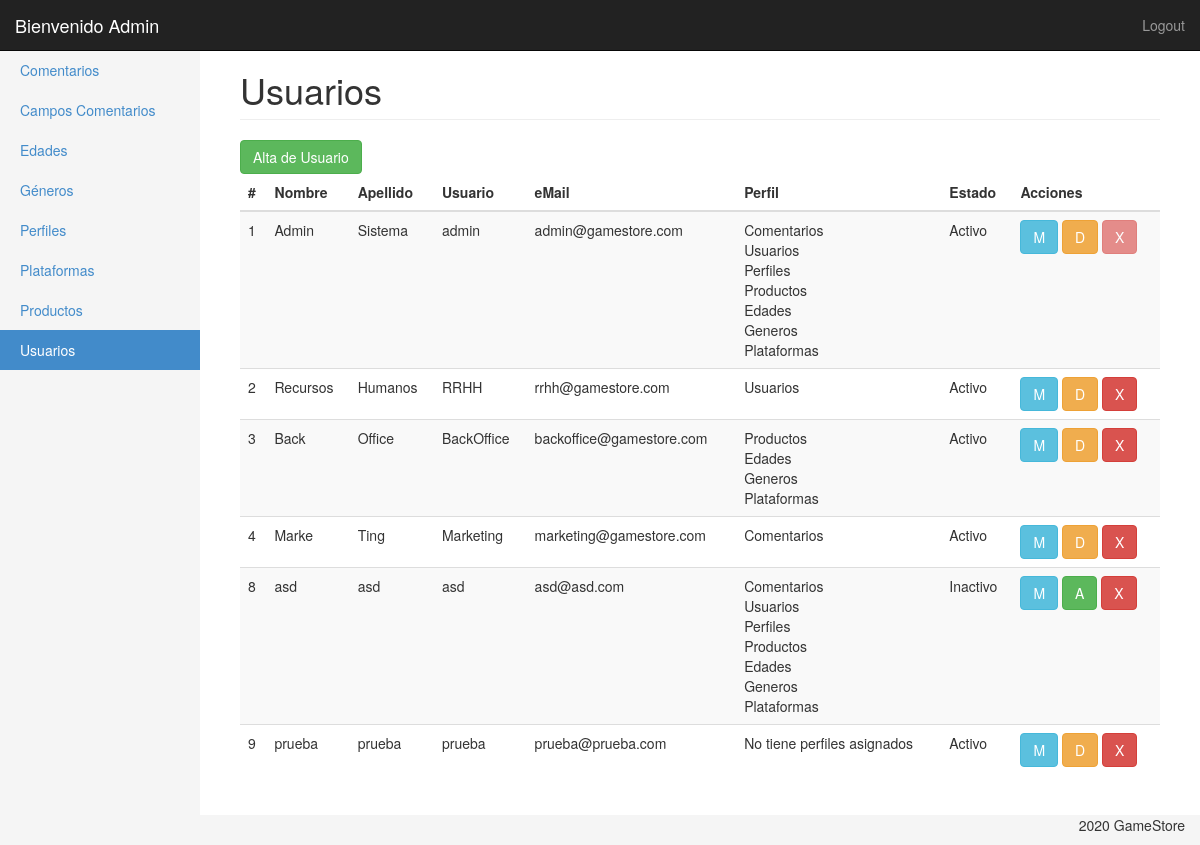
/ProduccionWeb_TP1/panel/usuarios.php (signed in), run on the app's committed database.
### tables this page shows
CREATE TABLE `usuarios` (
  `id_usuario` int(11) NOT NULL,
  `nombre` varchar(100) NOT NULL,
  `apellido` varchar(100) NOT NULL,
  `usuario` varchar(20) NOT NULL,
  `clave` varchar(50) NOT NULL,
  `email` varchar(100) NOT NULL,
  `activo` tinyint(1) NOT NULL DEFAULT 1,
  `salt` varchar(50) NOT NULL,
  `enabled` tinyint(1) NOT NULL DEFAULT 1
);

### ProduccionWeb_TP1/panel/clases/usuarios.php (called while the page is built, shortened)
<?php
class Usuario
{
	private $con;
	public function __construct($con)
	{
		$this->con = $con;
	}
	public function getList()
	{
		$query = "SELECT id_usuario,nombre,apellido,email,usuario,clave,activo,enabled,usuario
					FROM usuarios ";
		$resultado = array();
		foreach ($this->con->query($query) as $key => $usuario) {
			$resultado[$key] = $usuario;
			$sql = 'SELECT nombre
			FROM perfil
			INNER JOIN usuarios_perfiles ON (usuarios_perfiles.perfil_id = perfil.id)
			WHERE usuarios_perfiles.usuario_id = ' . $usuario['id_usuario'];
			foreach ($this->con->query($sql) as $perfil) {
				$resultado[$key]['perfiles'][] = $perfil['nombre'];
			}
		}
		return $resultado;
	}
}

### ProduccionWeb_TP1/panel/usuarios.php (the view, shortened to what this page needs)
<?php
require('inc/header.php');
?>
<div class="container-fluid">
	<?php $userMenu = 'Usuarios';
	include('inc/side_bar.php');
	?>
	<div class="col-sm-9 col-md-10 main">
		<h1 class="page-header">
			Usuarios
		</h1>
		<?php if (in_array('usu.add', $_SESSION['usuario']['permisos']['cod'])) { ?>
			<a href="usuarios_ae.php"><button type="button" class="btn btn-success" title="Agregar">Alta de Usuario</button></a>
		<?php } ?>
		<div class="table-responsive">
			<table class="table table-striped">
				<thead>
					<tr>
						<th>#</th>
						<th>Nombre</th>
						<th>Apellido</th>
						<th>Usuario</th>
						<th>eMail</th>
						<th>Perfil</th>
						<th>Estado</th>
						<th>Acciones</th>
					</tr>
				</thead>
				<tbody>
					<?php
					foreach ($user->getList() as $usuario) { ?>
						<tr>
							<td><?php echo $usuario['id_usuario']; ?></td>
							<td><?php echo $usuario['nombre']; ?></td>
							<td><?php echo $usuario['apellido']; ?></td>
							<td><?php echo $usuario['usuario']; ?></td>
							<td><?php echo $usuario['email']; ?></td>
							<td><?php echo isset($usuario['perfiles']) ? implode('<br>', $usuario['perfiles']) : 'No tiene perfiles asignados'; ?></td>
							<td><?php echo ($usuario['activo']) ? 'Activo' : 'Inactivo'; ?></td>
							<td>
								<?php if (in_array('usu.edit', $_SESSION['usuario']['permisos']['cod'])) { ?>
									<a href="usuarios_ae.php?edit=<?php echo $usuario['id_usuario'] ?>"><button type="button" class="btn btn-info" title="Modificar">M</button></a>
								<?php } ?>
								<?php if (in_array('usu.act', $_SESSION['usuario']['permisos']['cod'])) { ?>
									<?php if($usuario['activo'] == 0){ ?>
										<a href="usuarios.php?modif=<?php echo $usuario['activo'] ?>&id=<?php echo $usuario['id_usuario']?>"><button type="button" class="btn btn-success" title="Activar">A</button></a>
									<?php } else { ?>
										<a href="usuarios.php?modif=<?php echo $usuario['activo'] ?>&id=<?php echo $usuario['id_usuario']?>"><button type="button" class="btn btn-warning" title="Desactivar">D</button></a>
									<?php } ?>
								<?php } ?>
								<?php if (in_array('usu.del', $_SESSION['usuario']['permisos']['cod'])) { ?>
									<?php
										if($_SESSION['usuario']['id_usuario'] == $usuario['id_usuario']){ ?>
											<button type="button" class="btn btn-danger" title="Borrar" disabled>X</button></a>
										<?php }else{ ?>
											<a href="usuarios.php?del=<?php echo $usuario['id_usuario'] ?>"><button type="button" class="btn btn-danger" title="Borrar">X</button></a>
										<?php }
									?>
								<?php } ?>
							</td>
						</tr>
					<?php } ?>
				</tbody>
			</table>
		</div>
	</div>
</div>
</div>
<?php include('inc/footer.php'); ?>

### ProduccionWeb_TP1/panel/css/styles.css (style rules this page uses)
body { padding-top: 50px; background-color: #f5f5f5; }
.main { padding: 20px; background-color: #fff; }
@media (min-width: 768px) { .main { padding-right: 40px; padding-left: 40px; } }
.main .page-header { margin-top: 0; }

### data on the page
usuarios: id_usuario "1", nombre "Admin", apellido "Sistema", usuario "admin", email "admin@gamestore.com", perfiles "Comentarios Usuarios Perfiles Productos Edades Generos Plataformas", activo "Activo", shows "X"
usuarios: id_usuario "2", nombre "Recursos", apellido "Humanos", usuario "RRHH", email "rrhh@gamestore.com", perfiles "Usuarios", activo "Activo"
usuarios: id_usuario "3", nombre "Back", apellido "Office", usuario "BackOffice", email "backoffice@gamestore.com", perfiles "Productos Edades Generos Plataformas", activo "Activo"
usuarios: id_usuario "4", nombre "Marke", apellido "Ting", usuario "Marketing", email "marketing@gamestore.com", perfiles "Comentarios", activo "Activo"
usuarios: id_usuario "8", nombre "asd", apellido "asd", usuario "asd", email "asd@asd.com", perfiles "Comentarios Usuarios Perfiles Productos Edades Generos Plataformas", activo "Inactivo"
usuarios: id_usuario "9", nombre "prueba", apellido "prueba", usuario "prueba", email "prueba@prueba.com", shows "No tiene perfiles asignados", activo "Activo"

### other printed values
$_SESSION['usuario']['nombre'] "Admin"
